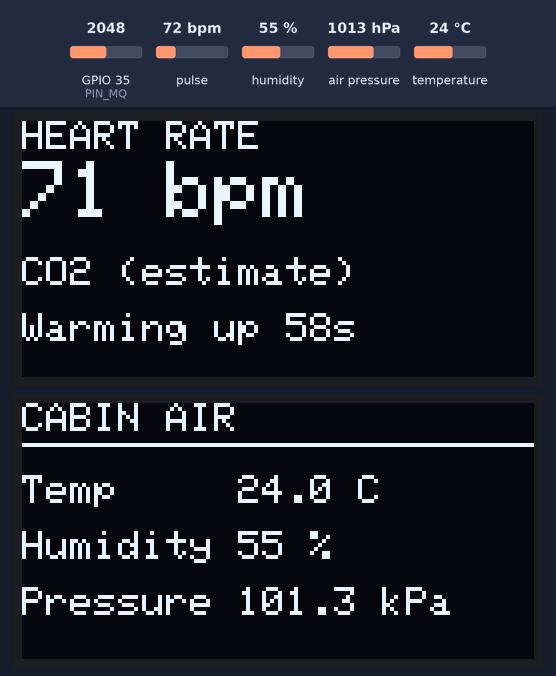
The sketch below on a simulated ESP32. Parts: 2 × 128×64 one-colour display. Inputs (shaded band) come from the test bench; at power-on: humidity 55 %, pulse 72 bpm, air pressure 1013 hPa, temperature 24 °C, GPIO 35 (PIN_MQ) = 2048. What the sketch prints to the serial monitor is not drawn.

Above: at 1.2 s.
1.3 s: humidity set to 22 %
At 3.8 s:
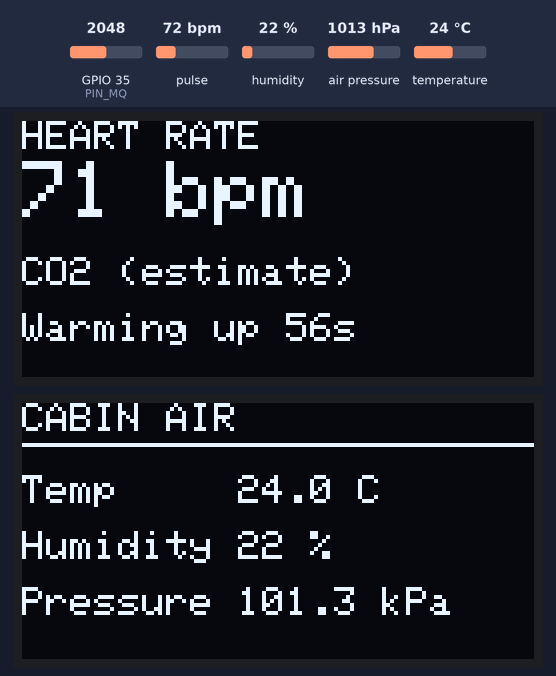
5.4 s: pulse set to 42 bpm
At 7.8 s:
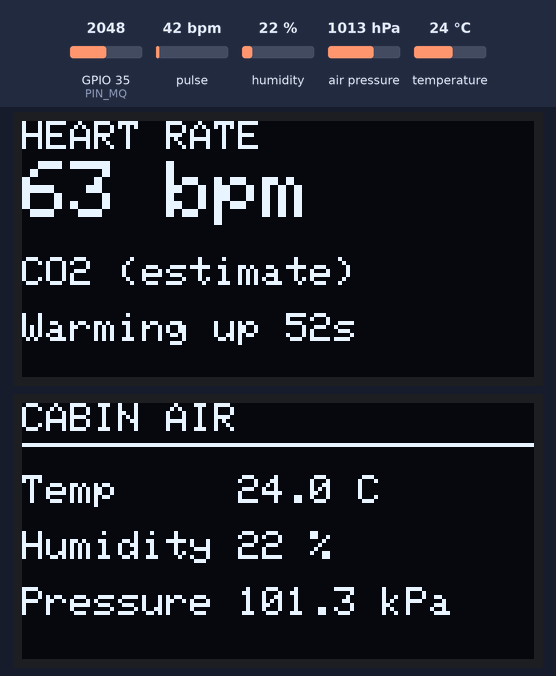
9.5 s: air pressure set to 952 hPa
At 11.5 s:
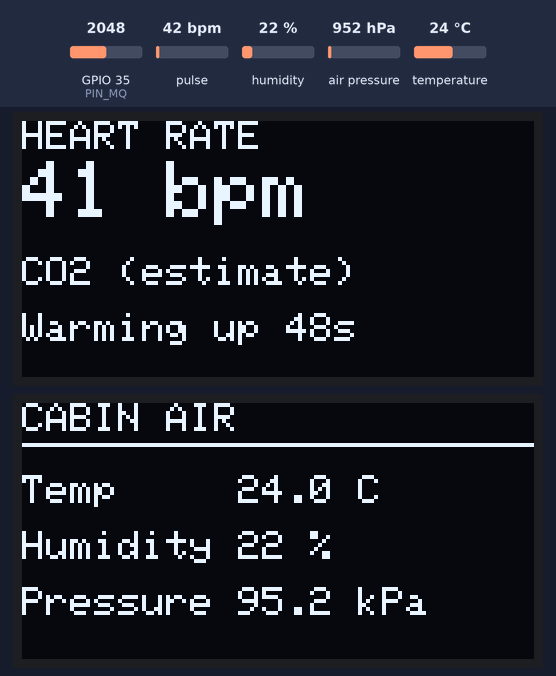
12.5 s: temperature set to 12 °C
At 14.8 s:
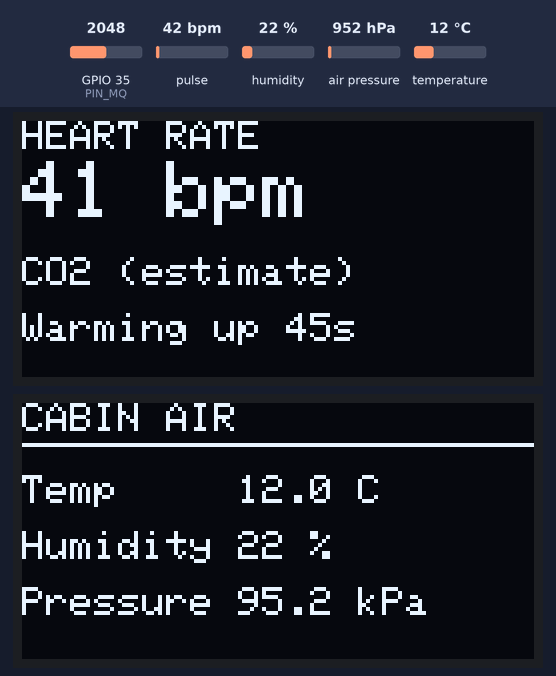
15.5 s: pulse set to 70 bpm
At 60.6 s:
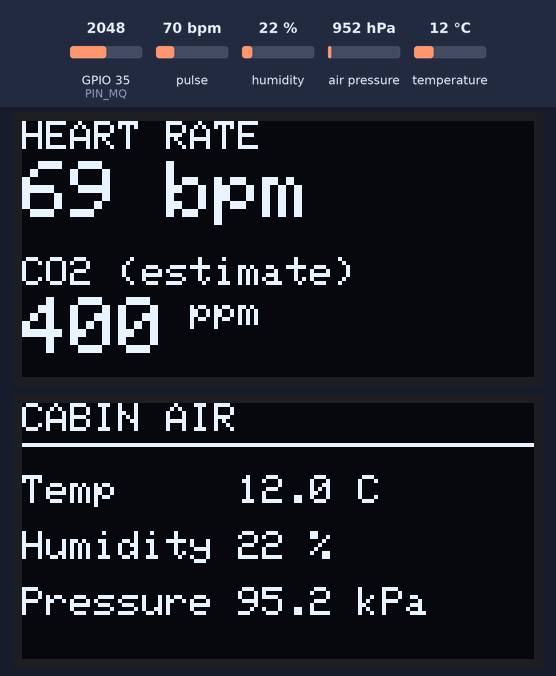
Timing chart, 0 to 61.6 s (numbered marks = the images above; inputs shaded):
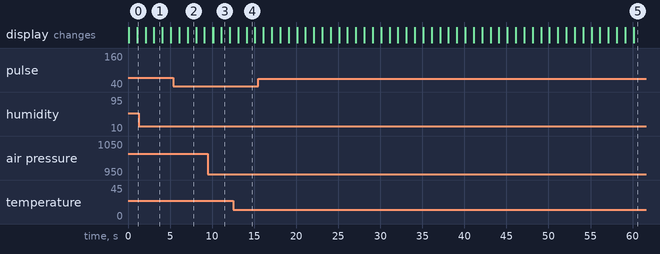

The sketch:

step2_hr_co2_bme280.ino
```cpp
/*
  VITALS - Step 2: heart rate + CO2 estimate + cabin air (BME280), on 2 OLEDs
    OLED 1 (SDA 21, SCL 22): heart rate + CO2
    OLED 2 (SDA 32, SCL 33): cabin temperature, humidity, pressure
    BME280 (SDA 21, SCL 22, 3V3): address 0x76 or 0x77, found automatically
  Serial Monitor (115200) shows everything once per second.
  No delay() in the loop: millis() timers keep the heartbeat sensor sampling.

  Libraries: SparkFun MAX3010x, Adafruit SH110X (+ GFX), Adafruit BME280 (+ Unified Sensor)
*/
#include <Wire.h>
#include <Adafruit_GFX.h>
#include <Adafruit_SH110X.h>
#include <Adafruit_Sensor.h>
#include <Adafruit_BME280.h>
#include "MAX30105.h"
#include "heartRate.h"

// ---------- settings ----------
const float MQ_DIVIDER = 1.5;   // 1k top + 2x1k bottom = 1.5 | two equal resistors = 2.0
const float MQ_VCC = 5.0;
const uint32_t MQ_WARMUP_MS = 60000;
const int PIN_MQ = 35;

Adafruit_SH1106G oled1(128, 64, &Wire, -1);    // bus 1: heart + CO2
Adafruit_SH1106G oled2(128, 64, &Wire1, -1);   // bus 2: cabin air
MAX30105 sensor;
Adafruit_BME280 bme;
bool haveSensor = false, haveBme = false, haveOled2 = false;

// ---------- heart rate ----------
const int AVG = 4;
int beats[AVG], beatIdx = 0, beatCount = 0;
uint32_t lastBeat = 0;
int bpm = 0;
long signalNow = 0;

// ---------- MQ-135 ----------
float r0 = 0;
int co2 = -1;
float aoVolts = 0;

// ---------- BME280 ----------
float temp = NAN, hum = NAN, pres = NAN;

uint32_t nextSecond = 0;

void setup() {
  Serial.begin(115200);
  Wire.begin(21, 22);
  Wire1.begin(32, 33);
  oled1.begin(0x3C, true);
  haveOled2 = oled2.begin(0x3C, true);

  haveSensor = sensor.begin(Wire, I2C_SPEED_FAST);
  if (haveSensor) {
    sensor.setup();                         // both LEDs on, 100 samples/s
    sensor.setPulseAmplitudeGreen(0);
  }
  haveBme = bme.begin(0x76, &Wire) || bme.begin(0x77, &Wire);

  Serial.printf("MAX30102 %s | BME280 %s | OLED 2 %s\n", haveSensor ? "OK" : "MISSING",
                haveBme ? "OK" : "MISSING", haveOled2 ? "OK" : "MISSING");
}

void readHeart() {
  if (!haveSensor) return;
  sensor.check();
  if (!sensor.available()) return;
  long ir = sensor.getFIFOIR(), red = sensor.getFIFORed();
  sensor.nextSample();
  signalNow = max(ir, red);                 // works even if the board's LEDs are swapped
  if (signalNow < 50000) { beatCount = 0; bpm = 0; return; }   // no finger
  if (checkForBeat(signalNow)) {
    uint32_t now = millis();
    float b = 60000.0 / (now - lastBeat);
    lastBeat = now;
    if (b > 40 && b < 180) {
      beats[beatIdx] = (int)b;
      beatIdx = (beatIdx + 1) % AVG;
      if (beatCount < AVG) beatCount++;
      long sum = 0;
      for (int i = 0; i < beatCount; i++) sum += beats[i];
      bpm = sum / beatCount;
    }
  }
  if (millis() - lastBeat > 3000) bpm = 0;
}

void readMq() {
  long mv = 0;
  for (int i = 0; i < 10; i++) mv += analogReadMilliVolts(PIN_MQ);
  aoVolts = mv / 10.0 / 1000.0 * MQ_DIVIDER;
  if (aoVolts < 0.05 || aoVolts > MQ_VCC - 0.05 || millis() < MQ_WARMUP_MS) { co2 = -1; return; }
  float rs = (MQ_VCC - aoVolts) / aoVolts;
  if (r0 == 0) r0 = rs * pow(400.0 / 116.6020682, 1.0 / 2.769034857);   // fresh air = 400 ppm
  co2 = (int)(116.6020682 * pow(rs / r0, -2.769034857));
}

void readBme() {
  if (!haveBme) return;
  temp = bme.readTemperature();
  hum  = bme.readHumidity();
  pres = bme.readPressure() / 1000.0;       // kPa
}

void showOled1() {
  bool finger = signalNow >= 50000;
  oled1.clearDisplay();
  oled1.setTextColor(SH110X_WHITE);
  oled1.setTextSize(1); oled1.setCursor(0, 0); oled1.print("HEART RATE");
  oled1.setCursor(0, 14);
  if (!haveSensor) oled1.print("Sensor missing");
  else if (!finger) oled1.print("Place finger on sensor");
  else if (bpm == 0) oled1.print("Hold still...");
  else { oled1.setTextSize(2); oled1.setCursor(0, 10); oled1.printf("%d bpm", bpm); }

  oled1.setTextSize(1); oled1.setCursor(0, 34); oled1.print("CO2 (estimate)");
  oled1.setCursor(0, 48);
  if (co2 >= 0) { oled1.setTextSize(2); oled1.setCursor(0, 44); oled1.print(co2); oled1.setTextSize(1); oled1.print(" ppm"); }
  else if (millis() < MQ_WARMUP_MS) oled1.printf("Warming up %lus", (unsigned long)((MQ_WARMUP_MS - millis()) / 1000));
  else oled1.print("Check MQ-135 wiring");
  oled1.display();
}

void showOled2() {
  if (!haveOled2) return;
  oled2.clearDisplay();
  oled2.setTextColor(SH110X_WHITE);
  oled2.setTextSize(1);
  oled2.setCursor(0, 0); oled2.print("CABIN AIR");
  oled2.drawFastHLine(0, 10, 128, SH110X_WHITE);
  if (!haveBme) {
    oled2.setCursor(0, 28); oled2.print("BME280 not found");
  } else {
    oled2.setCursor(0, 18); oled2.printf("Temp     %.1f C", temp);
    oled2.setCursor(0, 32); oled2.printf("Humidity %.0f %%", hum);
    oled2.setCursor(0, 46); oled2.printf("Pressure %.1f kPa", pres);
  }
  oled2.display();
}

void loop() {
  readHeart();                              // every loop: beats need every sample
  if (millis() >= nextSecond) {             // once per second
    nextSecond = millis() + 1000;
    readMq();
    readBme();
    showOled1();
    showOled2();
    Serial.printf("HR: %s | CO2: %s | Temp: %.1f C | Humidity: %.0f %% | Pressure: %.1f kPa\n",
                  bpm ? String(bpm).c_str() : "--",
                  co2 >= 0 ? (String(co2) + " ppm").c_str() : "warming up",
                  temp, hum, pres);
  }
}
```

Measured:
- after the input at 1.3 s, the display: first differs from a run without the input after 0.82 s (image 1 shows a later state)
- what the display in image 2 shows lasts 1.0 s, from 7.1 s to 8.1 s
